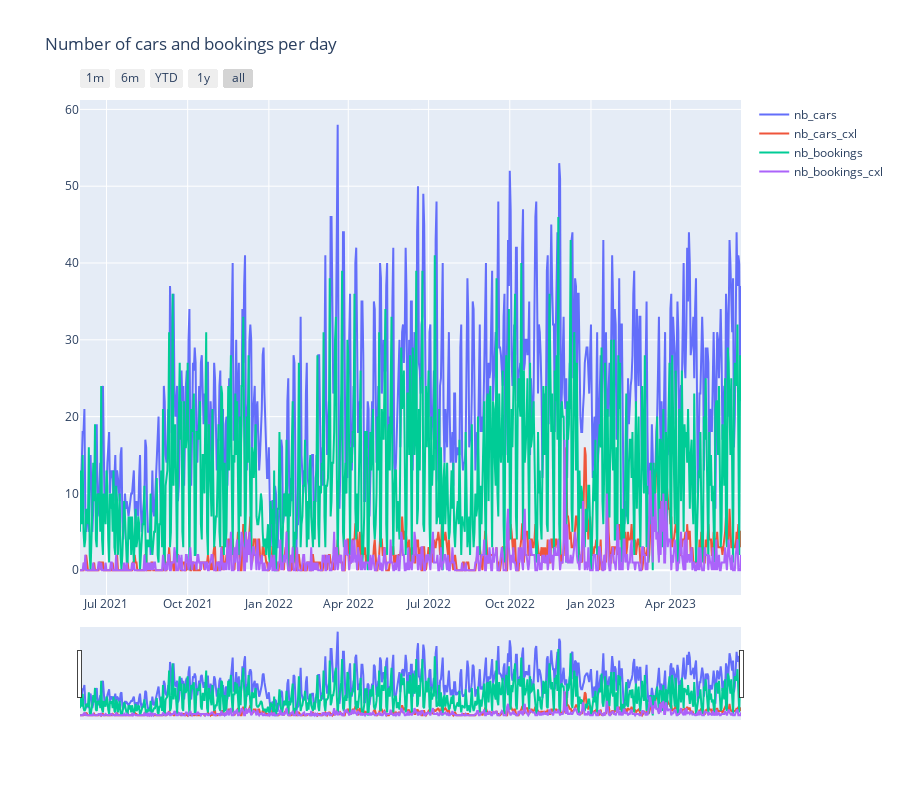

Notebook cell for this chart:
### Code cell
# Convert 'date' column to datetime data type
df_days['date'] = pd.to_datetime(df_days['date'])

# Reshape the DataFrame using melt
df_melted = df_days.melt(id_vars='date', value_vars=['nb_cars', 'nb_cars_cxl', 'nb_bookings', 'nb_bookings_cxl'])

# Create the line plot
fig = go.Figure()

# Add traces for each variable
for variable in ['nb_cars', 'nb_cars_cxl', 'nb_bookings', 'nb_bookings_cxl']:
    fig.add_trace(go.Scatter(
        x=df_melted['date'],
        y=df_melted[df_melted['variable'] == variable]['value'],
        name=variable
    ))

# Add range slider and selectors
fig.update_layout(
    xaxis=dict(
        rangeselector=dict(
            buttons=list([
                dict(count=1, label="1m", step="month", stepmode="backward"),
                dict(count=6, label="6m", step="month", stepmode="backward"),
                dict(count=1, label="YTD", step="year", stepmode="todate"),
                dict(count=1, label="1y", step="year", stepmode="backward"),
                dict(step="all")
            ])
        ),
        rangeslider=dict(visible=True)
    ),
    title="Number of cars and bookings per day"
)

# Set the height of the plot
fig.update_layout(height=800)

# Show the graph
fig.show()

### Figure 1 — Plotly figure (JSON) as saved in the notebook; plotly's stock layout.template omitted (floating-point values rounded to 4 significant figures; data arrays with more than 128 entries replaced by an {"elided": "..."} marker saying what was removed)
{"data": [{"name": "nb_cars", "type": "scatter", "x": {"elided": "3000 str values"}, "y": {"elided": "750 int values"}}, {"name": "nb_cars_cxl", "type": "scatter", "x": {"elided": "3000 str values"}, "y": {"elided": "750 int values"}}, {"name": "nb_bookings", "type": "scatter", "x": {"elided": "3000 str values"}, "y": {"elided": "750 int values"}}, {"name": "nb_bookings_cxl", "type": "scatter", "x": {"elided": "3000 str values"}, "y": {"elided": "750 int values"}}], "layout": {"height": 800, "title": {"text": "Number of cars and bookings per day"}, "xaxis": {"rangeselector": {"buttons": [{"count": 1, "label": "1m", "step": "month", "stepmode": "backward"}, {"count": 6, "label": "6m", "step": "month", "stepmode": "backward"}, {"count": 1, "label": "YTD", "step": "year", "stepmode": "todate"}, {"count": 1, "label": "1y", "step": "year", "stepmode": "backward"}, {"step": "all"}]}, "rangeslider": {"visible": true}}}}
